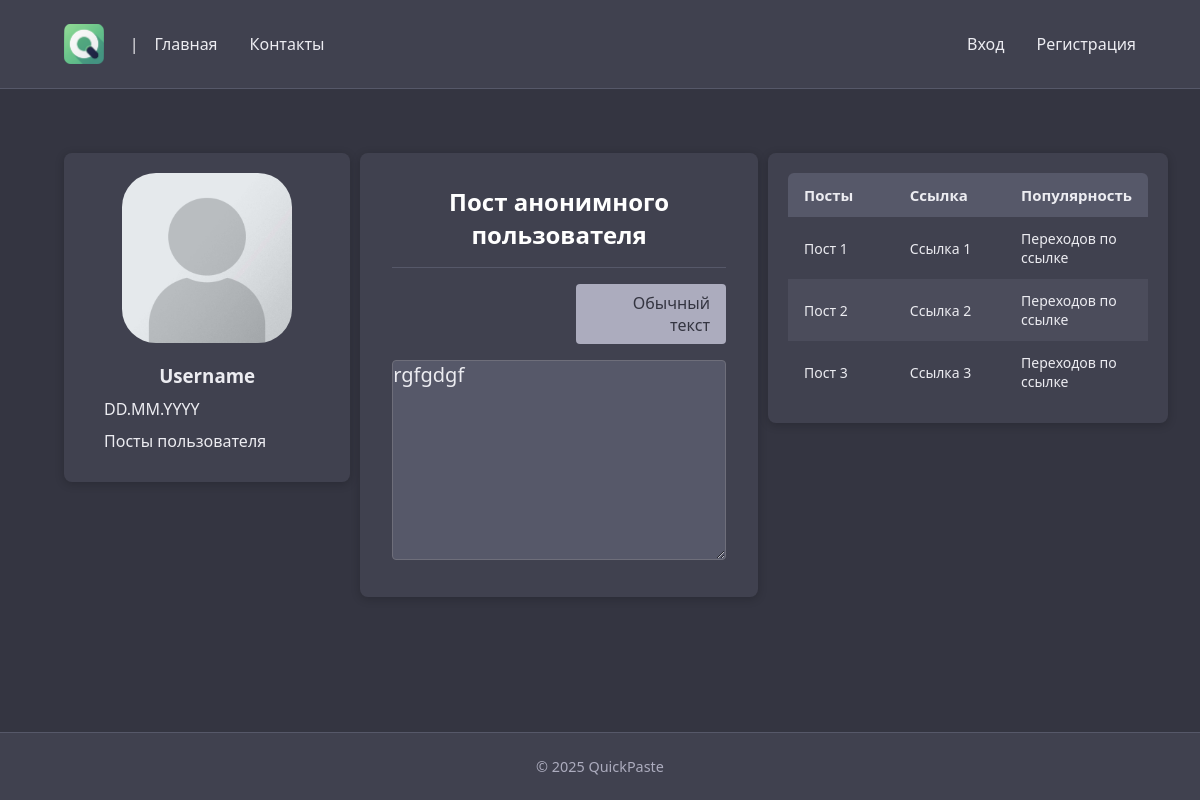
The page /post/000rgfgdgf/ on the database as committed earlier.
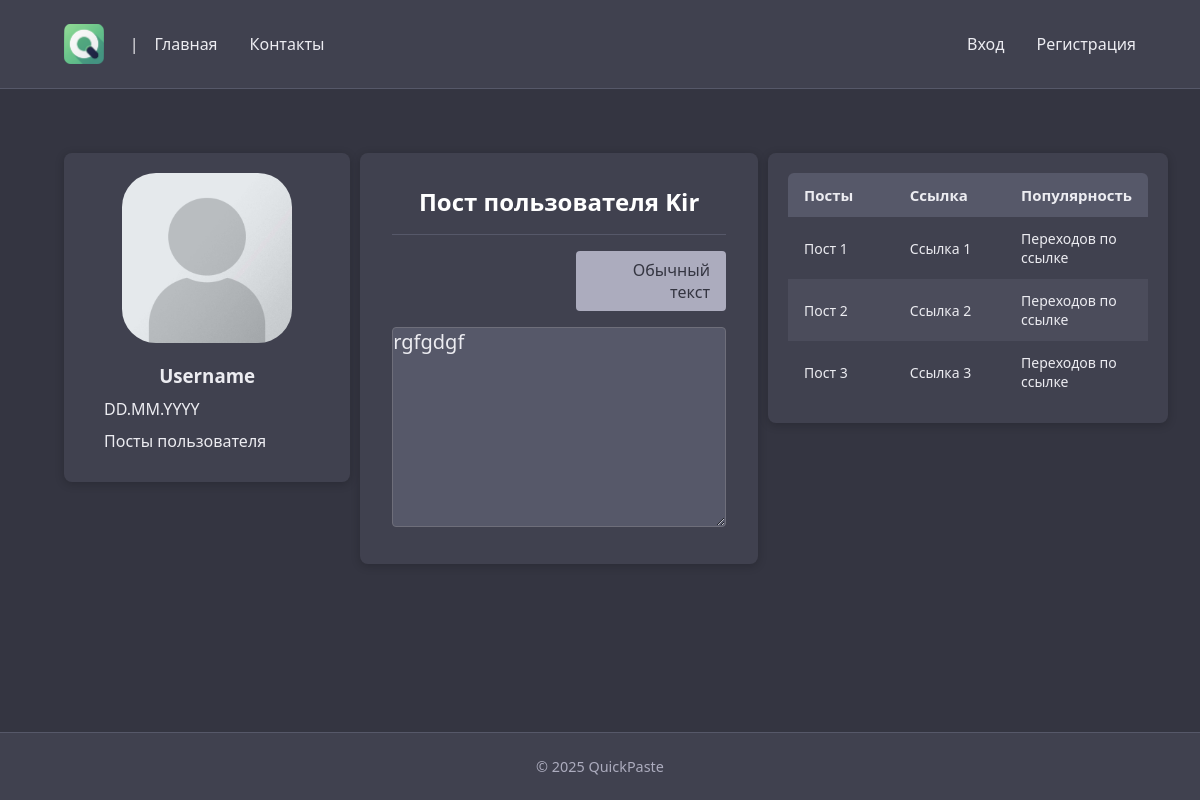
The same page on the database as committed later.
### quickpaste/models.py (models this page shows, shortened)
class Post(models.Model):
    content = models.TextField(verbose_name='Контент',
                               help_text="Вставьте ваш текст здесь..."
                               )
    slug = models.SlugField(max_length=100,
                            unique=True,
                            verbose_name='Slug'
                            )
    publicity = models.BooleanField(default=False,
                                    verbose_name='Публичный пост'
                                    )
    author = models.CharField(max_length=100,
                              blank=True,
                              verbose_name='Автор',
                              default=None,
                              )
    photo = models.ImageField(upload_to="photos/%Y/%m/%d/",
                              default=None,
                              blank=True,
                              null=True,
                              verbose_name='Фото'
                              )
    language = models.CharField(max_length=100,
                                choices=LANGUAGE,
                                default=None,
                                verbose_name='Язык'
                                )
    time_create = models.DateTimeField(auto_now=True,
                                       verbose_name='Время создания'
                                       )
    time_life = models.DateTimeField(verbose_name='Время жизни',
                                     blank=True,
                                     default=datetime.now() + timedelta(days=30)
                                     )
    class Meta:
        db_table = 'Post'

### quickpaste/views.py (the view)
# urls.py: path('post/<slug:user_slug>/', views.ShowPost.as_view(), name='show_post'),
class ShowPost(DataMixin, DetailView):
    model = Post
    template_name = 'quickpaste/user_post.html'
    slug_url_kwarg = 'user_slug'
    def get_context_data(self, **kwargs):
        context = super().get_context_data(**kwargs)
        post_author = Post.objects.get(slug=self.kwargs['user_slug']).author
        if post_author:
            context['title'] = 'Пост ' + post_author
        else:
            context['title'] = 'Пост анонимного пользователя'
        return context

### users/context_processors.py (called while the page is built)
def get_menu(request):
    return {'menu': [
                        {'title': 'Главная', 'url_name': 'main'},
                        {'title': 'Контакты', 'url_name': 'contacts'},
                    ]
            }

### quickpaste/templates/quickpaste/user_post.html
{% extends 'base.html' %}
{% block content %}
<div class="paste-container">
    {% if post.author %}
        <h1 class="paste-title">Пост пользователя {{ post.author }}</h1>
    {% else %}
        <h1 class="paste-title">Пост анонимного пользователя</h1>
    {% endif %}
    <div class="lang-container">
        <p class="selected_lang">{{ post.get_language_display }}</p>
    </div>
    <textarea class="paste-textarea">{{ post.content }}</textarea>
</div>
{% endblock %}

### templates/base.html (shortened to what this page needs)
{% load static %}
<!DOCTYPE html>
<html lang="ru">
<head>
    <link rel="stylesheet" href="{% static 'quickpaste/css/styles.css' %}">
</head>
<body>
    <div class="page-wrapper">
        <header>
            <nav class="navbar">
                <div class="navbar-left">
                    <a href="/" class="logo">
                        <img
                                src="{% static 'quickpaste/images/logo.png' %}"
                                alt="QuickPaste"
                                class="logo-image">
                    </a>
                    <span>|</span>
                    {% for m in menu %}
                    <a href="{% url m.url_name %}">{{ m.title }}</a>
                    {% endfor %}
                </div>
                <div class="navbar-right">
                    <a href="{% url 'users:login' %}" class="auth-link">Вход</a>
                    <a href="{% url 'users:register' %}" class="auth-link">Регистрация</a>
                </div>
            </nav>
        </header>
        <div class="content-container">
            <div class="profile">
                <img
                        src="{% static 'quickpaste/images/empty_avatar.jpg'%}"
                        width="170"
                        height="170"
                        alt="User-avatar"
                        class="user-avatar">
                <h3 class="username" align="center">Username</h3>
                <p class="registration-date">DD.MM.YYYY</p>
                <a href="#" class="btn-posts">Посты пользователя</a>
            </div>
            <main class="main-content">
                {% block content %}
                {% endblock %}
            </main>
            <div class="popular-posts">
                <table class="table">
                    <colgroup>
                        <col style="width: 40%">
                        <col style="width: 40%">
                        <col style="width: 20%">
                    </colgroup>
                    <thead>
                        <tr>
                            <th>Посты</th>
                            <th>Ссылка</th>
                            <th>Популярность</th>
                        </tr>
                    </thead>
                    <tbody>
                        <tr>
                            <td>Пост 1</td>
                            <td>Ссылка 1</td>
                            <td>Переходов по ссылке</td>
                        </tr>
                        <tr>
                            <td>Пост 2</td>
                            <td>Ссылка 2</td>
                            <td>Переходов по ссылке</td>
                        </tr>
                        <tr>
                            <td>Пост 3</td>
                            <td>Ссылка 3</td>
                            <td>Переходов по ссылке</td>
                        </tr>
                    </tbody>
                </table>
            </div>
        </div>
        <footer>
            <p>© 2025 QuickPaste</p>
        </footer>
    </div>
</body>
</html>

### quickpaste/static/quickpaste/css/styles.css (style rules this page uses)
* { margin: 0; padding: 0; box-sizing: border-box; }
html { font-size: 16px; }
body { font-family: 'Segoe UI', system-ui, -apple-system, sans-serif; background: #343541; color: #ececf1; margin-bottom: 0px; }
header { background: #40414f; border-bottom: 1px solid #565869; width: 100%; }
footer { background: #40414f; border-top: 1px solid #565869; padding: 1.5rem; text-align: center; color: #acacbe; font-size: 0.9rem; margin-top: auto; }
.page-wrapper { display: flex; flex-direction: column; min-height: 100vh; }
.navbar { display: flex; justify-content: space-between; align-items: center; padding: 1rem 3rem; }
.navbar-left, .navbar-right { display: flex; align-items: center; }
.navbar-right { justify-content: flex-end; }
.logo { margin-right: 10px; }
.logo-image { height: 40px; width: auto; display: block; }
.navbar a { color: #ececf1; text-decoration: none; font-weight: 500; padding: 0.5rem 1rem; }
.auth-link { padding: 0.5rem 1rem; }
.content-container { display: flex; justify-content: space-between; width: 100%; }
.main-content { max-width: 1200px; min-width: 350px; padding: 2rem 0px; width: 45%; }
.paste-container { max-width: 800px; margin: 2rem auto; background: #40414f; border-radius: 8px; padding: 2rem; box-shadow: 0 2px 10px rgba(0, 0, 0, 0.2); }
.paste-title { font-size: 1.5rem; margin-bottom: 1rem; color: #ffffff; text-align: center; border-bottom: 1px solid #565869; padding-bottom: 1rem; }
.paste-textarea { width: 100%; min-height: 200px; background: #565869; border: 1px solid #6e6e7a; border-radius: 4px; color: #ececf1; font-family: inherit; font-size: 20px; resize: vertical; }
.lang-container { text-align: right; }
.selected_lang { display: inline-block; margin-bottom: 1rem; font-size: 1rem; max-width: 150px; background-color: #acacbe; color: #343541; padding: 0.5rem 1rem; border-radius: 4px; border: none; }
.profile { width: 30%; margin: 64px 10px auto 64px; background: #40414f; border-radius: 8px; box-shadow: 0 2px 10px rgba(0, 0, 0, 0.2); display: flex; flex-direction: column; padding: 20px 40px 20px 40px; }
.user-avatar { align-items: center; border-radius: 20%; margin: 0 auto; }
.profile h3 { margin: 20px 0px 5px 0px; }
.profile p { margin: 5px 0px 5px 0px; }
.btn-posts { margin: 5px 0px 10px 0px; color: #ececf1; text-decoration: none; font-weight: 500; }
.popular-posts { min-width: 400px; width: 25%; margin: 64px 32px auto 10px; background: #40414f; border-radius: 8px; box-shadow: 0 2px 10px rgba(0, 0, 0, 0.2); padding: 20px; }
.popular-posts .table { width: 100%; border-collapse: collapse; color: #ececf1; }
.popular-posts .table thead th { font-weight: 600; text-align: left; padding: 12px 16px; background: #565869; font-size: 15px; border: none; }
.popular-posts .table thead tr:first-child th:first-child { border-top-left-radius: 6px; }
.popular-posts .table thead tr:first-child th:last-child { border-top-right-radius: 6px; }
.popular-posts .table tbody td { text-align: left; padding: 12px 16px; font-size: 14px; border: none; }
.popular-posts .table tbody tr { transition: background-color 0.2s ease; }
.popular-posts .table tbody tr:nth-child(even) { background: rgba(86, 88, 105, 0.5); }
.popular-posts .table tbody tr:last-child td:first-child { border-bottom-left-radius: 6px; }
.popular-posts .table tbody tr:last-child td:last-child { border-bottom-right-radius: 6px; }

Rows that differ between the two databases and show on the page:
changed Post "Обычный текст": author (not shown) → "Kir"
Other text that changed with them:
text no longer shown: "Пост анонимного пользователя"
text now shown: "Пост пользователя"
